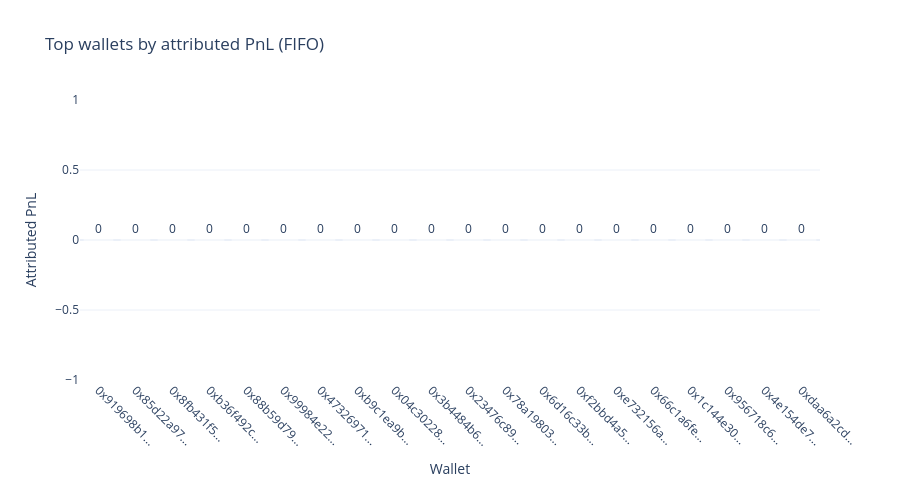

Write notebook code for a chart like this one.
### Code cell
top15_pnl = wallet_stats.head(20)

fig_pnl = go.Figure()
colors = ['green' if v >= 0 else 'red' for v in top15_pnl['attributed_pnl']]
fig_pnl.add_trace(go.Bar(
    x=top15_pnl.index.str[:10] + '...',
    y=top15_pnl['attributed_pnl'],
    marker_color=colors,
    text=top15_pnl['attributed_pnl'].round(1),
    textposition='outside',
))

fig_pnl.update_layout(
    title='Top wallets by attributed PnL (FIFO)',
    xaxis_title='Wallet',
    yaxis_title='Attributed PnL',
    template='plotly_white',
    height=500,
    margin=dict(b=120),
)
fig_pnl.update_xaxes(tickangle=45)
fig_pnl.show()

### Figure 1 — Plotly figure (JSON) as saved in the notebook; plotly's stock layout.template omitted (floating-point values rounded to 4 significant figures)
{"data": [{"marker": {"color": ["green", "green", "green", "green", "green", "green", "green", "green", "green", "green", "green", "green", "green", "green", "green", "green", "green", "green", "green", "green"]}, "text": [0.0, 0.0, 0.0, 0.0, 0.0, 0.0, 0.0, 0.0, 0.0, 0.0, 0.0, 0.0, 0.0, 0.0, 0.0, 0.0, 0.0, 0.0, 0.0, 0.0], "textposition": "outside", "type": "bar", "x": ["0x919698b1...", "0x85d22a97...", "0x8fb431f5...", "0xb36f492c...", "0x88b59d79...", "0x99984e22...", "0x47326971...", "0xb9c1ea9b...", "0x04c30228...", "0x3b4484b6...", "0x23476c89...", "0x78a19803...", "0x6d16c33b...", "0xf2bbd4a5...", "0xe732156a...", "0x66c1a6fe...", "0x1c144e30...", "0x956718c6...", "0x4e154de7...", "0xdaa6a2cd..."], "y": [0.0, 0.0, 0.0, 0.0, 0.0, 0.0, 0.0, 0.0, 0.0, 0.0, 0.0, 0.0, 0.0, 0.0, 0.0, 0.0, 0.0, 0.0, 0.0, 0.0]}], "layout": {"height": 500, "margin": {"b": 120}, "title": {"text": "Top wallets by attributed PnL (FIFO)"}, "xaxis": {"tickangle": 45, "title": {"text": "Wallet"}}, "yaxis": {"title": {"text": "Attributed PnL"}}}}
